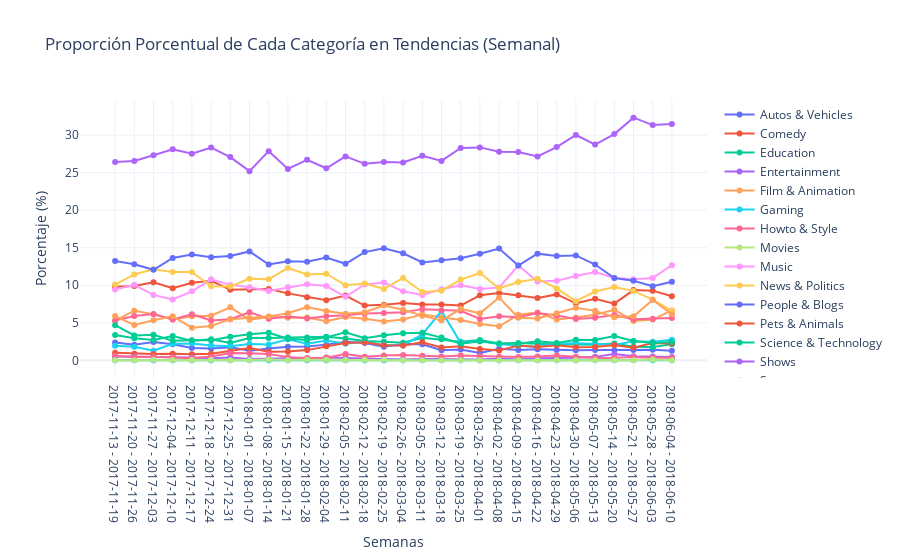

Notebook code cell kept with this figure:
### Markdown cell above
## Conclusión sobre los resultados de la semana 2017-11-13 a 2017-11-19:

Las categorías más representadas en las regiones analizadas son Autos & Vehicles, Comedy, Education, Entertainment, y Film & Animation.
La categoría Entertainment muestra consistentemente altos conteos en varias regiones, lo que indica su popularidad global durante esta semana.

# Por región:
* Francia: 
- Entertainment (548 videos) lidera en esta región, mostrando una clara preferencia por contenidos de entretenimiento.
- Comedy (328 videos) ocupa un segundo lugar, indicando un interés significativo en contenido humorístico.

* India: Presenta el mayor interés en Entertainment (978 videos), superando significativamente a otras categorías.
También destaca un interés relevante en Education (92 videos), lo que podría reflejar el consumo de contenido educativo junto con entretenimiento.

* Rusia:
- Autos & Vehicles (124 videos) tiene una representación notable en Rusia, superando considerablemente otras regiones en esta categoría. Sin embargo, Entertainment (710 videos) continúa siendo la categoría dominante.

* Japón: Muestra interés en categorías variadas, como Education (64 videos), Gaming (112 videos), y Film & Animation (214 videos). Esto sugiere un público diversificado en sus intereses.

Patrones Notables:
La categoría Entertainment domina globalmente, destacando como una tendencia universal,  las categorías secundarias, como Comedy, Film & Animation, y Autos & Vehicles, muestran variaciones regionales que podrían estar influenciadas por preferencias culturales.

Autos & Vehicles tiene una presencia significativa en Rusia, lo que podría relacionarse con el interés en la industria automotriz local.

Los datos podrían orientar la producción de contenido específico por región. Por ejemplo, contenido humorístico y de entretenimiento para Francia, y más contenido educativo para India.
También sugieren oportunidades para industrias específicas, como automotriz en Rusia y videojuegos en Japón.

### Code cell
fig_lines = go.Figure()

# Iterar por categoría para añadir líneas
for category in df['category_title'].unique():
    porcentaje_semanal = []

    # Calcular proporción semanal por categoría
    for resultado in resultados:
        semana_total = resultado['categorias_regiones']['videos_count'].sum()
        categoria_total = resultado['categorias_regiones'][resultado['categorias_regiones']['category_title'] == category]['videos_count'].sum()
        porcentaje_semanal.append((categoria_total / semana_total) * 100 if semana_total > 0 else 0)
    
    # Fechas de las semanas
    semanas = [f"{res['semana_inicio'].strftime('%Y-%m-%d')} - {res['semana_fin'].strftime('%Y-%m-%d')}" for res in resultados]
    
    # Añadir traza
    fig_lines.add_trace(
        go.Scatter(
            x=semanas,
            y=porcentaje_semanal,
            mode='lines+markers',
            name=category,
            hoverinfo="x+y+name"
        )
    )

# Configurar el diseño del gráfico
fig_lines.update_layout(
    title="Proporción Porcentual de Cada Categoría en Tendencias (Semanal)",
    xaxis_title="Semanas",
    yaxis_title="Porcentaje (%)",
    template="plotly_white"
)

fig_lines.show()
